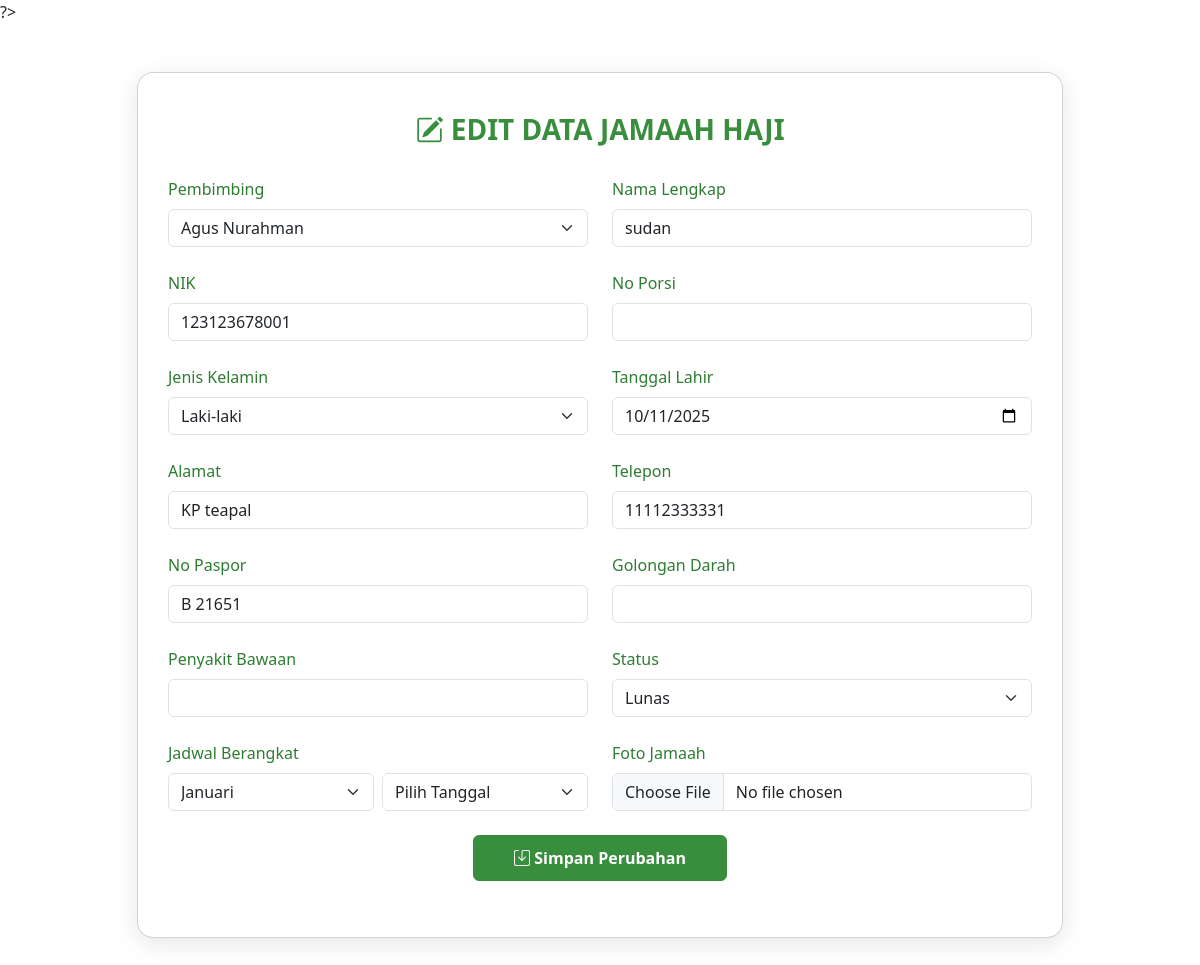
Page /contern/jamaahHaji/editJamaah2027.php?id=11 (signed in) on the earlier database version.
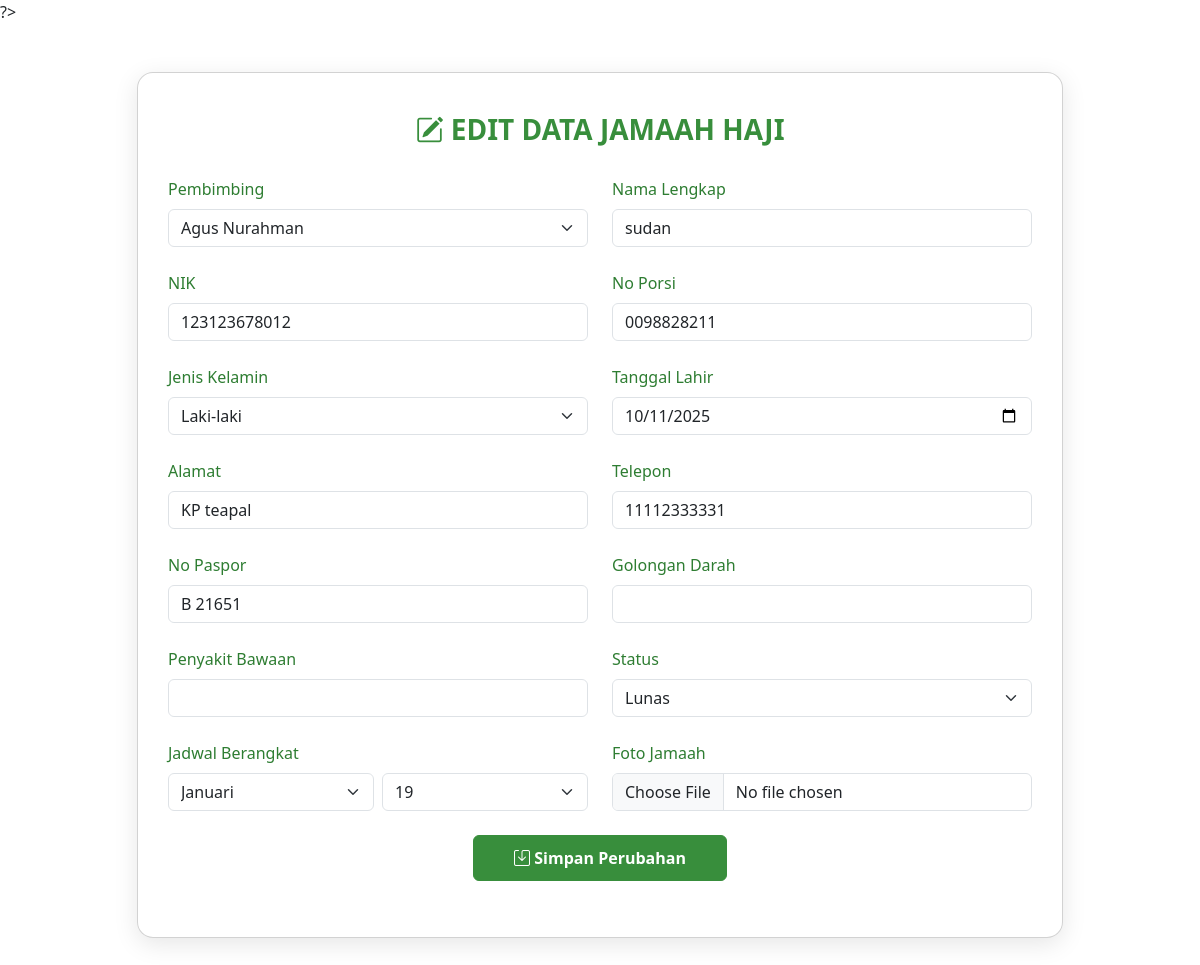
Same page on the later database version.
### tables this page shows
CREATE TABLE `jamaah_2027` (
  `id` int NOT NULL,
  `foto` varchar(100) NOT NULL,
  `nik` varchar(20) NOT NULL,
  `no_porsi` varchar(30) NOT NULL,
  `nama_lengkap` varchar(100) NOT NULL,
  `jenis_kelamin` varchar(20) DEFAULT NULL,
  `tanggal_lahir` date NOT NULL,
  `alamat` varchar(200) DEFAULT NULL,
  `telepon` varchar(30) DEFAULT NULL,
  `no_paspor` varchar(20) DEFAULT NULL,
  `golongan_darah` varchar(5) DEFAULT NULL,
  `penyakit_bawaan` varchar(100) DEFAULT NULL,
  `jadwal_berangkat` date DEFAULT NULL,
  `status` varchar(250) NOT NULL,
  `data_pulang` date DEFAULT NULL,
  `id_pembimbing` int DEFAULT NULL
);

### contern/jamaahHaji/editJamaah2027.php (the view, shortened to what the changed rows need)
<!DOCTYPE html>
<html lang="id">
<head>
  <link rel="stylesheet" href="https://cdn.jsdelivr.net/npm/bootstrap@5.3.3/dist/css/bootstrap.min.css" />
  <link rel="stylesheet" href="https://cdn.jsdelivr.net/npm/bootstrap-icons@1.10.5/font/bootstrap-icons.css" />
</head>
<body>
  <?php
  include __DIR__ . '/../../backend/database.php';
  $id = $_GET['id'];
  $sql = "SELECT * FROM jamaah_2027 WHERE id=$id";
  $tampil = $conn->query($sql);
  $data = mysqli_fetch_assoc($tampil);
  ?>
  <div class="container py-5">
    <div class="row justify-content-center">
      <div class="col-lg-10">
        <div class="card card-form">
          <form action="../../backend/query/updateJamaah2027.php" method="POST" enctype="multipart/form-data">
            <div class="row g-4">
              <div class="col-md-6">
                <label for="nama_lengkap" class="form-label">Nama Lengkap</label>
                <input type="text" class="form-control" id="nama_lengkap" name="nama_lengkap" value="<?= $data['nama_lengkap'] ?>" required />
              </div>
              <div class="col-md-6">
                <label for="nik" class="form-label">NIK</label>
                <input type="number" class="form-control" id="nik" name="nik" value="<?= $data['nik'] ?>" min="0" required />
              </div>
              <div class="col-md-6">
                <label for="no_porsi" class="form-label">No Porsi</label>
                <input type="text" class="form-control" id="no_porsi" name="no_porsi" value="<?= $data['no_porsi'] ?>" required />
              </div>
              <div class="col-md-6">
                <label for="jenis_kelamin" class="form-label">Jenis Kelamin</label>
                <select class="form-select" name="jenis_kelamin" required>
                  <option value="Laki-laki" <?= $data['jenis_kelamin'] == 'Laki-laki' ? 'selected' : '' ?>>Laki-laki</option>
                </select>
              </div>
              <div class="col-md-6">
                <label for="tanggal_lahir" class="form-label">Tanggal Lahir</label>
                <input type="date" class="form-control" id="tanggal_lahir" name="tanggal_lahir" value="<?= $data['tanggal_lahir'] ?>" required />
              </div>
              <div class="col-md-6">
                <label for="alamat" class="form-label">Alamat</label>
                <input type="text" class="form-control" id="alamat" name="alamat" value="<?= $data['alamat'] ?>" required />
              </div>
              <div class="col-md-6">
                <label for="telepon" class="form-label">Telepon</label>
                <input type="number" class="form-control" id="telepon" name="telepon" value="<?= $data['telepon'] ?>" min="0" required />
              </div>
              <div class="col-md-6">
                <label for="no_paspor" class="form-label">No Paspor</label>
                <input type="text" class="form-control" id="no_paspor" name="no_paspor" value="<?= $data['no_paspor'] ?>" />
              </div>
              <div class="col-md-6">
                <label for="status" class="form-label">Status</label>
                <select class="form-select" id="status" name="status" required>
                  <option value="Lunas" <?= $data['status'] == 'Lunas' ? 'selected' : '' ?>>Lunas</option>
                </select>
              </div>
              <div class="col-md-6">
                <div class="row g-2">
                  <div class="col-6">
                    <select class="form-select" id="bulan" name="bulan" required>
                      <option value="01" <?= !empty($data['jadwal_berangkat']) && date('m', strtotime($data['jadwal_berangkat'])) == '01' ? 'selected' : '' ?>>Januari</option>
                    </select>
                  </div>
                  <div class="col-6">
                    <select class="form-select" id="tanggal" name="tanggal" required>
                      <option value="" disabled selected>Pilih Tanggal</option>
                    </select>
                  </div>
                </div>
              </div>
            </div>
          </form>
        </div>
      </div>
    </div>
  </div>
</body>
</html>

Differences in the rows shown:
changed jamaah_2027 "sudan": nik "123123678001" → "123123678012"; no_porsi (not shown) → "0098828211"; status (not shown) → "Lunas"; bulan (not shown) → "Januari"
Other differences:
form field tanggal: "Pilih Tanggal" → "19"
form field status: "Lunas" → (not shown)
form field bulan: "Januari" → (not shown)
